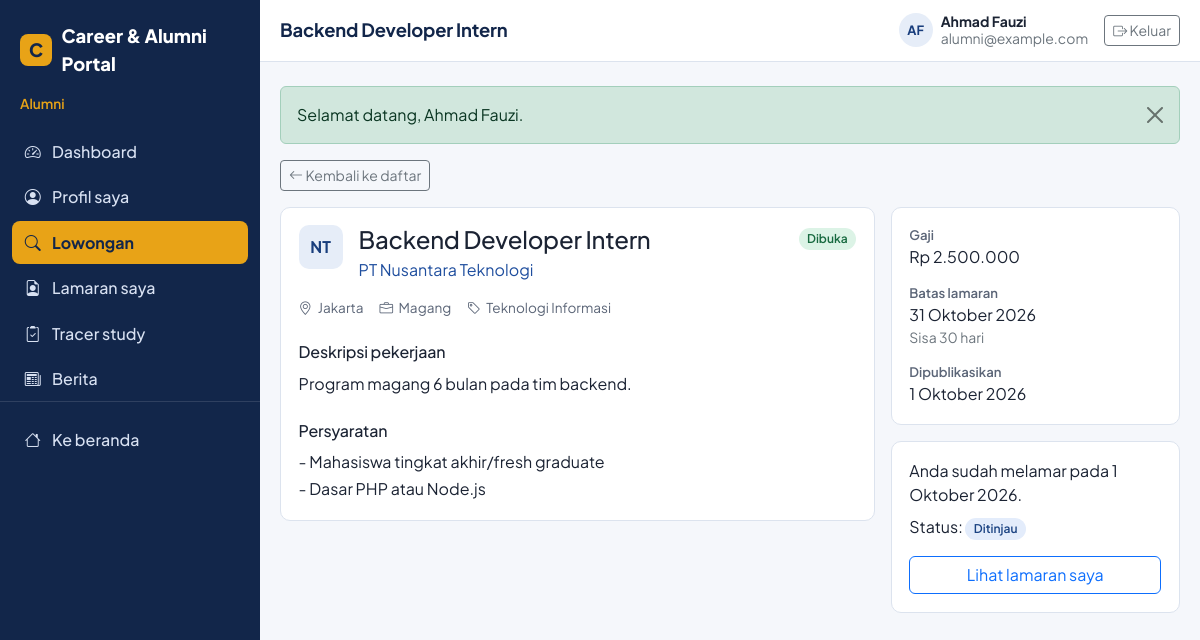
The page /alumni/job-detail.php?id=2 (signed in) on the database its author committed.
### tables this page shows
CREATE TABLE jobs (
  id INT UNSIGNED AUTO_INCREMENT PRIMARY KEY,
  company_id INT UNSIGNED NOT NULL,
  category_id INT UNSIGNED NOT NULL,
  title VARCHAR(150) NOT NULL,
  description TEXT NOT NULL,
  requirements TEXT NOT NULL,
  location VARCHAR(100) NOT NULL,
  job_type ENUM('full-time','part-time','internship','contract') NOT NULL,
  salary VARCHAR(100) NULL,
  deadline DATE NOT NULL,
  status ENUM('open','closed') NOT NULL DEFAULT 'open',
  created_at TIMESTAMP NOT NULL DEFAULT CURRENT_TIMESTAMP,
  updated_at TIMESTAMP NOT NULL DEFAULT CURRENT_TIMESTAMP ON UPDATE CURRENT_TIMESTAMP,
  CONSTRAINT fk_jobs_company FOREIGN KEY (company_id) REFERENCES companies(id) ON DELETE CASCADE,
  CONSTRAINT fk_jobs_category FOREIGN KEY (category_id) REFERENCES job_categories(id) ON DELETE RESTRICT,
  INDEX idx_jobs_location (location),
  INDEX idx_jobs_type (job_type),
  INDEX idx_jobs_status_deadline (status, deadline)
);

CREATE TABLE companies (
  id INT UNSIGNED AUTO_INCREMENT PRIMARY KEY,
  user_id INT UNSIGNED NOT NULL UNIQUE,
  name VARCHAR(150) NOT NULL,
  email VARCHAR(150) NULL,
  phone VARCHAR(20) NULL,
  address TEXT NULL,
  website VARCHAR(255) NULL,
  industry VARCHAR(100) NULL,
  description TEXT NULL,
  logo VARCHAR(255) NULL,
  created_at TIMESTAMP NOT NULL DEFAULT CURRENT_TIMESTAMP,
  updated_at TIMESTAMP NOT NULL DEFAULT CURRENT_TIMESTAMP ON UPDATE CURRENT_TIMESTAMP,
  CONSTRAINT fk_company_user FOREIGN KEY (user_id) REFERENCES users(id) ON DELETE CASCADE
);

CREATE TABLE job_categories (
  id INT UNSIGNED AUTO_INCREMENT PRIMARY KEY,
  name VARCHAR(100) NOT NULL UNIQUE,
  created_at TIMESTAMP NOT NULL DEFAULT CURRENT_TIMESTAMP,
  updated_at TIMESTAMP NOT NULL DEFAULT CURRENT_TIMESTAMP ON UPDATE CURRENT_TIMESTAMP
);

CREATE TABLE job_applications (
  id INT UNSIGNED AUTO_INCREMENT PRIMARY KEY,
  job_id INT UNSIGNED NOT NULL,
  alumni_id INT UNSIGNED NOT NULL,
  cv_file VARCHAR(255) NOT NULL,
  cover_letter TEXT NULL,
  status ENUM('pending','reviewed','accepted','rejected') NOT NULL DEFAULT 'pending',
  created_at TIMESTAMP NOT NULL DEFAULT CURRENT_TIMESTAMP,
  updated_at TIMESTAMP NOT NULL DEFAULT CURRENT_TIMESTAMP ON UPDATE CURRENT_TIMESTAMP,
  CONSTRAINT fk_app_job FOREIGN KEY (job_id) REFERENCES jobs(id) ON DELETE CASCADE,
  CONSTRAINT fk_app_alumni FOREIGN KEY (alumni_id) REFERENCES alumni(id) ON DELETE CASCADE,
  UNIQUE KEY uq_app_job_alumni (job_id, alumni_id),
  INDEX idx_app_status (status)
);

### config/auth.php (called while the page is built, shortened)
<?php
require_once __DIR__ . '/database.php';
require_once __DIR__ . '/helpers.php';
function is_logged_in(): bool
{
    return isset($_SESSION['user']['id']);
}
function current_user(): ?array
{
    return $_SESSION['user'] ?? null;
}
function current_alumni_id(): ?int
{
    $stmt = db()->prepare('SELECT id FROM alumni WHERE user_id = ?');
    $stmt->execute([$_SESSION['user']['id']]);
    $id = $stmt->fetchColumn();
    return $id ? (int) $id : null;
}

### config/database.php (called while the page is built, shortened)
<?php
function db(): PDO
{
    static $pdo = null;
    if ($pdo === null) {
        $dsn = 'mysql:host=' . DB_HOST . ';dbname=' . DB_NAME . ';charset=' . DB_CHARSET;
        try {
            $pdo = new PDO($dsn, DB_USER, DB_PASS, [
                PDO::ATTR_ERRMODE            => PDO::ERRMODE_EXCEPTION,
                PDO::ATTR_DEFAULT_FETCH_MODE => PDO::FETCH_ASSOC,
                PDO::ATTR_EMULATE_PREPARES   => false,
            ]);
        } catch (PDOException $e) {
            error_log('DB connection failed: ' . $e->getMessage());
            http_response_code(500);
            exit('Koneksi database gagal. Pastikan MySQL di XAMPP sudah berjalan, database sudah diimport, dan config/database.php sudah benar.');
        }
    }
    return $pdo;
}
function db_one(string $sql, array $params = []): ?array
{
    $stmt = db()->prepare($sql);
    $stmt->execute($params);
    $row = $stmt->fetch();
    return $row === false ? null : $row;
}

### alumni/job-detail.php (the view, shortened to what this page needs)
<?php
require_once __DIR__ . '/../config/auth.php';
$id = filter_input(INPUT_GET, 'id', FILTER_VALIDATE_INT);
$job = $id ? db_one('SELECT j.*, c.id AS company_id, c.name AS company_name, c.logo AS company_logo, c.industry, k.name AS category_name
                     FROM jobs j
                     JOIN companies c ON c.id = j.company_id
                     JOIN job_categories k ON k.id = j.category_id
                     WHERE j.id = ?', [$id]) : null;
$alumniId = (int) current_alumni_id();
$application = db_one('SELECT id, status, created_at FROM job_applications WHERE job_id = ? AND alumni_id = ?', [$job['id'], $alumniId]);
$today    = new DateTime('today');
$deadline = new DateTime($job['deadline']);
$isOpen   = $job['status'] === 'open' && $deadline >= $today;
$daysLeft = (int) $today->diff($deadline)->format('%r%a');
$applyPage = is_file(__DIR__ . '/apply.php');
$pageTitle  = $job['title'];
$activeMenu = 'alumni/jobs.php';
include __DIR__ . '/../components/head.php';
include __DIR__ . '/../components/sidebar.php';
?>
<a href="<?= e(url('alumni/jobs.php')) ?>" class="btn btn-outline-secondary btn-sm mb-3"><i class="bi bi-arrow-left"></i> Kembali ke daftar</a>
<div class="row g-3">
  <div class="col-lg-8">
    <div class="panel"><div class="panel-body">
      <div class="d-flex gap-3 align-items-start mb-3">
        <?= avatar_html($job['company_name'], $job['company_logo']) ?>
        <div class="min-w-0">
          <h2 class="h4 mb-1"><?= e($job['title']) ?></h2>
          <a href="<?= e(url('company/profile-view.php?id=' . (int) $job['company_id'])) ?>" class="text-decoration-none"><?= e($job['company_name']) ?></a>
        </div>
        <div class="ms-auto"><?= status_badge($isOpen ? 'open' : ($job['status'] === 'closed' ? 'closed' : 'expired')) ?></div>
      </div>
      <div class="job-meta mb-4">
        <span><i class="bi bi-geo-alt"></i> <?= e($job['location']) ?></span>
        <span><i class="bi bi-briefcase"></i> <?= e(job_type_label($job['job_type'])) ?></span>
        <span><i class="bi bi-tag"></i> <?= e($job['category_name']) ?></span>
      </div>
      <h3 class="h6">Deskripsi pekerjaan</h3>
      <p class="job-detail-text mb-4"><?= nl2br(e($job['description'])) ?></p>
      <h3 class="h6">Persyaratan</h3>
      <p class="job-detail-text mb-0"><?= nl2br(e($job['requirements'])) ?></p>
    </div></div>
  </div>
  <div class="col-lg-4">
    <div class="panel"><div class="panel-body">
      <dl class="info-list mb-0">
        <dt>Gaji</dt><dd><?= e($job['salary'] ?: 'Tidak dicantumkan') ?></dd>
        <dt>Batas lamaran</dt>
        <dd><?= e(date_id($job['deadline'])) ?>
          <?php if ($isOpen): ?><span class="small text-secondary d-block"><?= $daysLeft === 0 ? 'Berakhir hari ini' : 'Sisa ' . e($daysLeft) . ' hari' ?></span><?php endif; ?>
        </dd>
        <dt>Dipublikasikan</dt><dd class="mb-0"><?= e(date_id($job['created_at'])) ?></dd>
      </dl>
    </div></div>
    <div class="panel mt-3"><div class="panel-body">
      <?php if ($application): ?>
        <p class="mb-2">Anda sudah melamar pada <?= e(date_id($application['created_at'])) ?>.</p>
        <p class="mb-3">Status: <?= status_badge($application['status']) ?></p>
        <a class="btn btn-outline-primary w-100" href="<?= e(url('alumni/applications.php')) ?>">Lihat lamaran saya</a>
      <?php elseif (!$isOpen): ?>
        <p class="mb-0 text-secondary">Lowongan ini sudah ditutup dan tidak menerima lamaran.</p>
      <?php elseif ($applyPage): ?>
        <a class="btn btn-accent w-100 py-2" href="<?= e(url('alumni/apply.php?job_id=' . (int) $job['id'])) ?>">Lamar sekarang</a>
      <?php else: ?>
        <button class="btn btn-accent w-100 py-2" disabled>Lamar sekarang</button>
        <p class="small text-secondary mt-2 mb-0">Fitur melamar dibuat pada tahap berikutnya.</p>
      <?php endif; ?>
    </div></div>
  </div>
</div>
<?php include __DIR__ . '/../components/dash_end.php'; ?>

### components/sidebar.php (shortened to what this page needs)
<?php
$sbUser = current_user();
$sbRole = $sbUser['role'];
$activeMenu = $activeMenu ?? '';
$allMenus = [
    'admin' => [
        ['Dashboard',      'admin/dashboard.php',          'speedometer2'],
        ['Alumni',         'admin/alumni/index.php',       'mortarboard'],
        ['Perusahaan',     'admin/companies/index.php',    'buildings'],
        ['Lowongan',       'admin/jobs/index.php',         'briefcase'],
        ['Lamaran',        'admin/applications/index.php', 'file-earmark-person'],
        ['Tracer study',   'admin/tracer/index.php',       'bar-chart-line'],
        ['Berita',         'admin/news/index.php',         'newspaper'],
    ],
    'alumni' => [
        ['Dashboard',      'alumni/dashboard.php',         'speedometer2'],
        ['Profil saya',    'alumni/profile.php',           'person-circle'],
        ['Lowongan',       'alumni/jobs.php',              'search'],
        ['Lamaran saya',   'alumni/applications.php',      'file-earmark-person'],
        ['Tracer study',   'alumni/tracer.php',            'clipboard2-check'],
        ['Berita',         'alumni/news.php',              'newspaper'],
    ],
    'company' => [
        ['Dashboard',         'company/dashboard.php',     'speedometer2'],
        ['Profil perusahaan', 'company/profile.php',       'building'],
        ['Lowongan saya',     'company/jobs.php',          'briefcase'],
        ['Buat lowongan',     'company/create-job.php',    'plus-circle'],
        ['Pelamar',           'company/applicants.php',    'people'],
    ],
];
$menuItems  = $allMenus[$sbRole] ?? [];
$roleLabels = ['admin' => 'Admin', 'alumni' => 'Alumni', 'company' => 'Perusahaan'];
?>
<div class="dash-shell">
  <div class="dash-side-wrap">
  <aside class="offcanvas-lg offcanvas-start dash-sidebar" tabindex="-1" id="sidebarMenu" aria-label="Menu utama">
    <div class="offcanvas-body flex-column p-0">
      <a class="auth-brand dash-brand d-none d-lg-inline-flex" href="<?= e(url('index.php')) ?>"><span class="brand-mark">C</span> <?= e(APP_NAME) ?></a>
      <div class="dash-role"><?= e($roleLabels[$sbRole] ?? '') ?></div>
      <nav class="dash-nav">
        <?php foreach ($menuItems as [$label, $path, $icon]): ?>
          <?php if (is_file(__DIR__ . '/../' . $path)): ?>
            <a class="dash-link<?= $activeMenu === $path ? ' active' : '' ?>" href="<?= e(url($path)) ?>"<?= $activeMenu === $path ? ' aria-current="page"' : '' ?>>
              <i class="bi bi-<?= e($icon) ?>"></i> <?= e($label) ?>
            </a>
          <?php else: ?>
            <span class="dash-link disabled" aria-disabled="true" title="Dibuat pada tahap berikutnya">
              <i class="bi bi-<?= e($icon) ?>"></i> <?= e($label) ?> <small>segera</small>
            </span>
          <?php endif; ?>
        <?php endforeach; ?>
      </nav>
      <div class="dash-side-foot">
        <a class="dash-link" href="<?= e(url('index.php')) ?>"><i class="bi bi-house"></i> Ke beranda</a>
      </div>
    </div>
  </aside>
  </div>
  <div class="dash-main">
    <header class="dash-topbar">
      <h1 class="dash-title"><?= e($pageTitle ?? '') ?></h1>
      <div class="ms-auto d-flex align-items-center gap-3">
        <div class="d-none d-sm-flex align-items-center gap-2">
          <span class="avatar-box avatar-sm"><?= e(initials($sbUser['name'])) ?></span>
          <span class="small lh-sm"><strong class="d-block"><?= e($sbUser['name']) ?></strong><span class="text-secondary"><?= e($sbUser['email']) ?></span></span>
        </div>
        <form method="post" action="<?= e(url('auth/logout.php')) ?>" class="m-0">
          <button type="submit" class="btn btn-outline-secondary btn-sm"><i class="bi bi-box-arrow-right"></i> Keluar</button>
        </form>
      </div>
    </header>
    <main class="dash-content">
      <?= render_flashes() ?>

### config/helpers.php (shortened to what this page needs)
<?php
function e($value): string
{
    return htmlspecialchars((string) $value, ENT_QUOTES | ENT_SUBSTITUTE, 'UTF-8');
}
function url(string $path = ''): string
{
    return BASE_URL . '/' . ltrim($path, '/');
}
function render_flashes(): string
{
    $html = '';
    foreach ($_SESSION['flash'] ?? [] as $f) {
        $html .= '<div class="alert alert-' . e($f['type']) . ' alert-dismissible fade show" role="alert">'
              .  e($f['message'])
              .  '<button type="button" class="btn-close" data-bs-dismiss="alert" aria-label="Tutup"></button></div>';
    }
    return $html;
}
function date_id(?string $date): string
{
    $ts = $date ? strtotime($date) : false;
    $bulan = ['Januari', 'Februari', 'Maret', 'April', 'Mei', 'Juni', 'Juli', 'Agustus', 'September', 'Oktober', 'November', 'Desember'];
    return date('j', $ts) . ' ' . $bulan[(int) date('n', $ts) - 1] . ' ' . date('Y', $ts);
}
function initials(string $name): string
{
    $name  = preg_replace('/^(PT|CV)\s+/i', '', trim($name));
    $parts = preg_split('/\s+/', $name, -1, PREG_SPLIT_NO_EMPTY);
    $out   = '';
    foreach (array_slice($parts, 0, 2) as $p) {
        $out .= mb_strtoupper(mb_substr($p, 0, 1));
    }
    return $out !== '' ? $out : '?';
}
function job_type_label(string $type): string
{
    $map = ['full-time' => 'Full time', 'part-time' => 'Part time', 'internship' => 'Magang', 'contract' => 'Kontrak'];
    return $map[$type] ?? $type;
}
function status_badge(string $status): string
{
    $labels = [
        'pending'  => 'Menunggu',  'reviewed' => 'Ditinjau',
        'accepted' => 'Diterima',  'rejected' => 'Ditolak',
        'verified' => 'Terverifikasi',
        'open'     => 'Dibuka',    'closed'   => 'Ditutup',    'expired' => 'Kedaluwarsa',
    ];
    return '<span class="badge status-' . e($status) . '">' . e($labels[$status] ?? $status) . '</span>';
}
function logo_url(?string $filename): ?string
{
    return null;
}
function avatar_html(string $name, ?string $logo = null, string $extra = ''): string
{
    $src = logo_url($logo);
    return '<span class="avatar-box ' . e($extra) . '">' . e(initials($name)) . '</span>';
}

### rows shown on the page
jobs: title "Backend Developer Intern", company.name "NT", company.name "PT Nusantara Teknologi", location "Jakarta", job_type "Magang", category.name "Teknologi Informasi", description "Program magang 6 bulan pada tim backend.", requirements "- Mahasiswa tingkat akhir/fresh graduate - Dasar PHP atau Node.js", salary "Rp 2.500.000", deadline "31 Oktober 2026", deadline "30", created_at "1 Oktober 2026"
job_applications: created_at "1 Oktober 2026", status "Ditinjau"

### other values the page prints
APP_NAME "Career & Alumni Portal"
$roleLabels[$sbRole] "Alumni"
$label "Dashboard"
$label "Profil saya"
$label "Lowongan"
$label "Lamaran saya"
$label "Tracer study"
$label "Berita"
initials($sbUser['name']) "AF"
$sbUser['name'] "Ahmad Fauzi"
$sbUser['email'] "alumni@example.com"
$f['message'] "Selamat datang, Ahmad Fauzi."
$labels[$status] "Dibuka"
